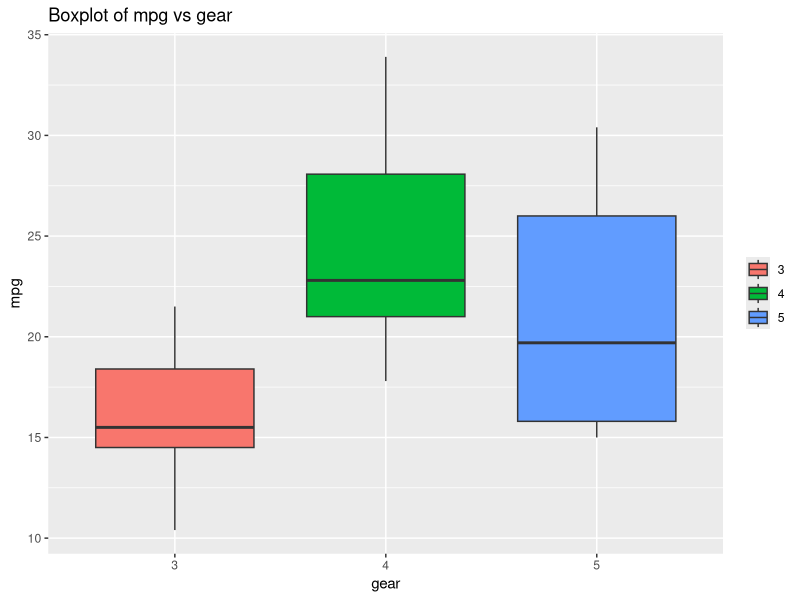

The R script that drew this image:
## ---- chunk 1
library(tidyverse)
dat = as_tibble(mtcars)
dat$gear = factor(mtcars$gear)
ggplot(dat, aes(x=gear, y=mpg, fill=gear))+
  geom_boxplot()+
  ggtitle("Boxplot of mpg vs gear")+
  theme(legend.title = element_blank())
